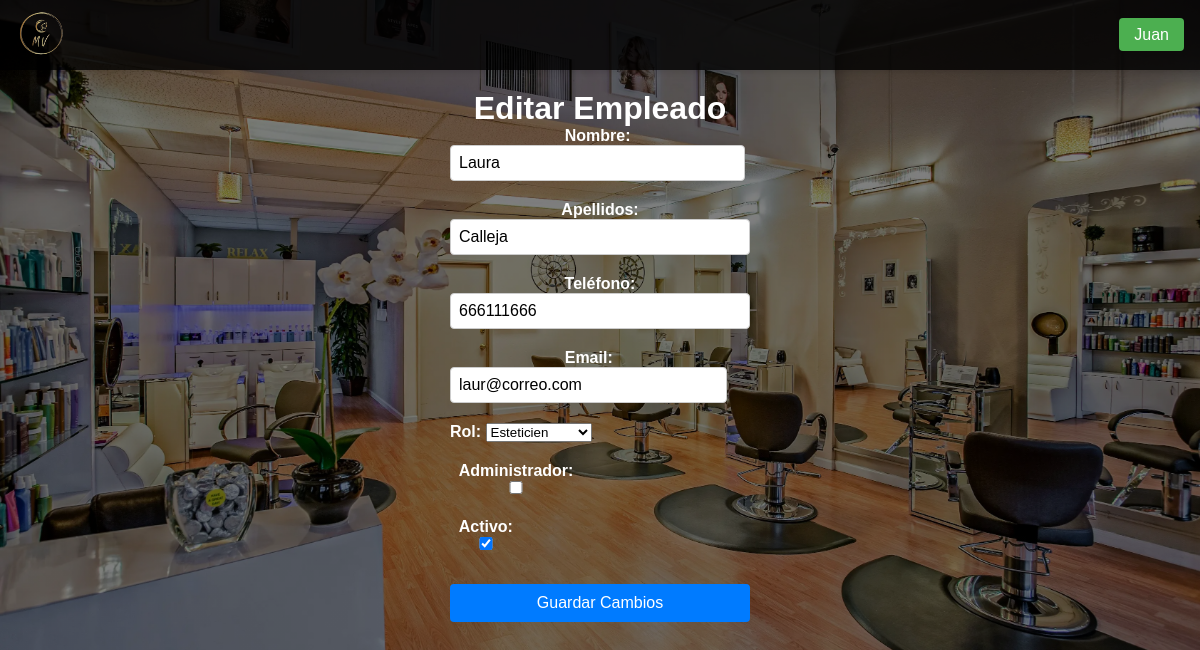
The app's page /paginas/editar_empleado.php?dni=12345678X (signed in), older data.
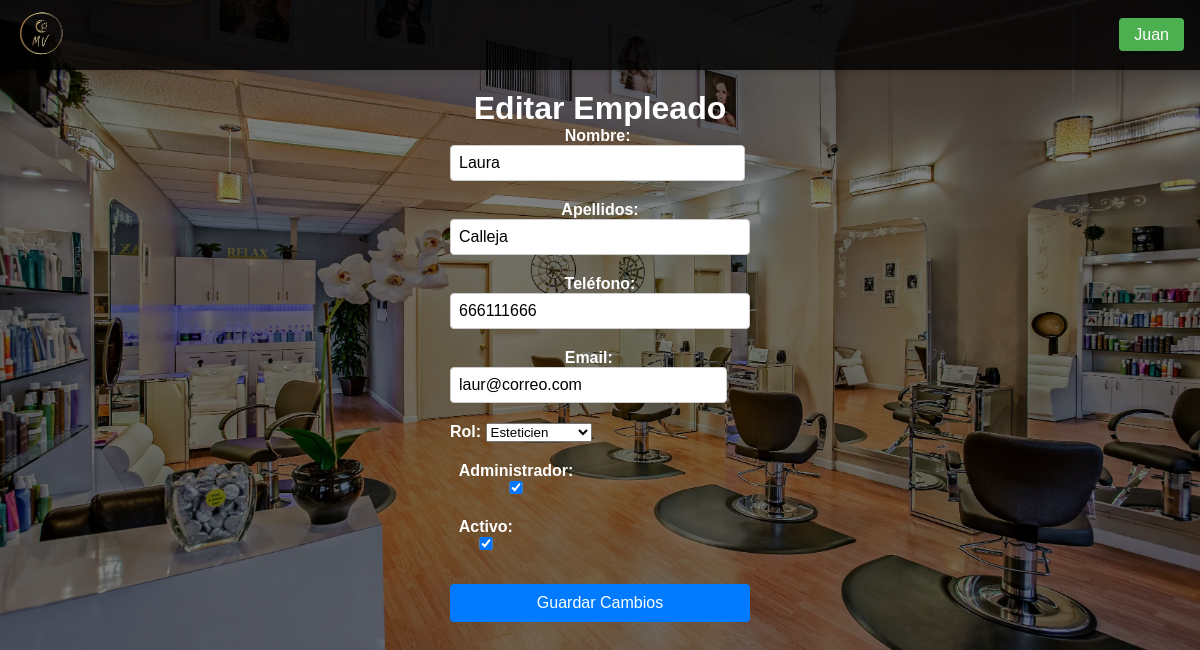
The same page, newer data.
### tables this page shows
CREATE TABLE `empleados` (
  `dni` varchar(20) NOT NULL,
  `nombre` varchar(100) NOT NULL,
  `apellidos` varchar(100) NOT NULL,
  `telefono` varchar(15) DEFAULT NULL,
  `email` varchar(100) DEFAULT NULL,
  `id_rol` int DEFAULT NULL,
  `contraseña` varchar(255) NOT NULL,
  `es_admin` tinyint(1) NOT NULL DEFAULT '0',
  `activo` tinyint(1) DEFAULT '1',
  PRIMARY KEY (`dni`),
  KEY `id_rol` (`id_rol`),
  CONSTRAINT `empleados_ibfk_1` FOREIGN KEY (`id_rol`) REFERENCES `roles` (`id_rol`)
);

CREATE TABLE `roles` (
  `id_rol` int NOT NULL AUTO_INCREMENT,
  `nombre_rol` varchar(50) NOT NULL,
  PRIMARY KEY (`id_rol`)
);

### paginas/editar_empleado.php (the view, shortened to what this page needs)
<!DOCTYPE html>
<html lang="es">
<head>
    <link rel="stylesheet" href="/TFGPeluqueria/css/styles.css">
</head>
<body>
    <?php
        require_once $_SERVER['DOCUMENT_ROOT'] . '/TFGPeluqueria/funcionalidades/conexion.php';
        include $_SERVER['DOCUMENT_ROOT'] . '/TFGPeluqueria/plantillas/navbar.php';
        $dni = $_GET['dni'] ?? ($_SESSION['form_data_edicion_empleado']['dni'] ?? null);
        $empleado = [];
        $roles = [];
        try {
            $stmt = $conn->prepare("SELECT * FROM empleados WHERE dni = ?");
            $stmt->execute([$dni]);
            $empleado = $stmt->fetch(PDO::FETCH_ASSOC);
            $stmt = $conn->query("SELECT * FROM roles");
            $roles = $stmt->fetchAll(PDO::FETCH_ASSOC);
        } catch (PDOException $e) {
            die("Error: " . $e->getMessage());
        }
        $empleado = array_merge(
            $_SESSION['original_data_empleado'] ?? [],
            $_SESSION['form_data_edicion_empleado'] ?? $empleado
        );
    ?>
    <div class="registros-container">
        <h1>Editar Empleado</h1>
        <form action="/TFGPeluqueria/funcionalidades/procesar_edicion_empleado.php" method="POST">
            <div class="form-group">
                <label>Nombre:
                    <input type="text" name="nombre" value="<?= htmlspecialchars($empleado['nombre']) ?>" required>
                </label>
            </div>
            <div class="form-group">
                <label>Apellidos:
                    <input type="text" name="apellidos" value="<?= htmlspecialchars($empleado['apellidos']) ?>" required>
                </label>
            </div>
            <div class="form-group">
                <label>Teléfono:
                    <input type="text" name="telefono" value="<?= htmlspecialchars($empleado['telefono']) ?>" required>
                </label>
            </div>
            <div class="form-group">
                <label>Email:
                    <input type="email" name="email" value="<?= htmlspecialchars($empleado['email']) ?>" required>
                </label>
            </div>
            <div class="form-group">
                <label>Rol:
                    <select name="id_rol" required>
                        <?php foreach ($roles as $rol): ?>
                            <option value="<?= $rol['id_rol'] ?>" <?= $rol['id_rol'] == $empleado['id_rol'] ? 'selected' : '' ?>>
                                <?= htmlspecialchars($rol['nombre_rol']) ?>
                            </option>
                        <?php endforeach; ?>
                    </select>
                </label>
            </div>
            <div class="form-group">
                <label>Administrador:
                    <input type="checkbox" name="es_admin" value="1" <?= $empleado['es_admin'] ? 'checked' : '' ?>>
                </label>
            </div>
            <div class="form-group">
                <label>Activo:
                    <input type="checkbox" name="activo" value="1" <?= $empleado['activo'] ? 'checked' : '' ?>>
                </label>
            </div>
            <button type="submit">Guardar Cambios</button>
        </form>
    </div>
</body>
</html>

Row changes from the older to the newer data that the page shows:
changed empleados "Laura": es_admin "☐" → "☑"
